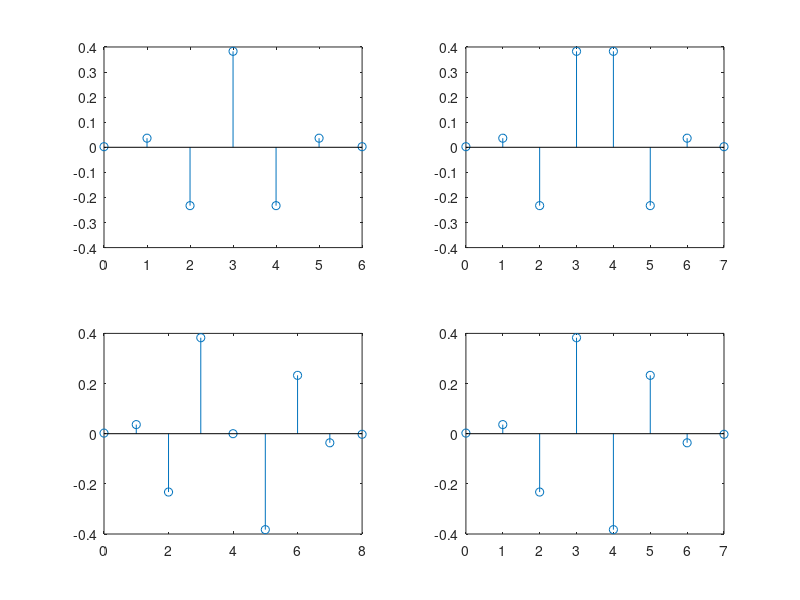
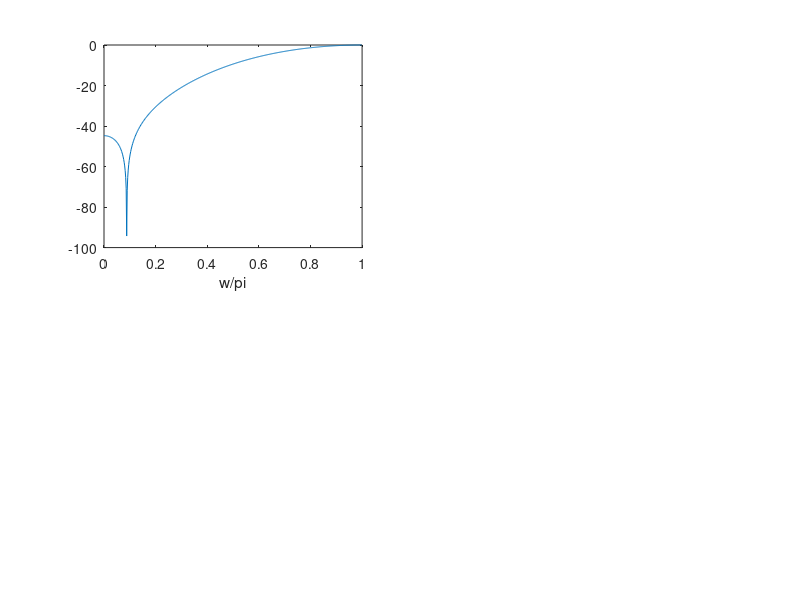

MATLAB code to generate these figures, in order: (Note: this script raises an error after producing the figures.)
%% Exercise 1

h0 = 0.0024; h1 = 0.0363; h2 = -0.2327; h3 = 0.3827;
h = [h0 h1 h2 h3];

figure(1)
% Type 1
h1 = [h fliplr(h(1:end-1))];
subplot(221)
stem([0:6],h1);

% Type 2
h2 = [h fliplr(h)];
subplot(222)
stem([0:7],h2)

% Type 3
h3 = [h 0 -fliplr(h)];
subplot(223)
stem([0:8],h3)

% Type 4
h4 = [h -fliplr(h)];
subplot(224)
stem([0:7],h4)

%% Exercise 2

[H1,w] = freqz(h1,1);
[H2,w] = freqz(h2,1);
[H3,w] = freqz(h3,1);
[H4,w] = freqz(h4,1);

figure(2)
subplot(221)
title('Type I frequency response')
plot(w/pi,20*log10(abs(H1)/max(abs(H1))))
xlabel('w/pi')
yline(-35)
xline(0.12)
ylabel('dB')
grid()
legend('Normalized frequency response type I')

subplot(222)
title('Type II frequency response')
plot(w/pi,20*log10(abs(H2)/max(abs(H2))))
xlabel('w/pi')
ylabel('dB')
yline(-35)
xline(0.12)
grid()
legend('Normalized frequency response type II')

subplot(223)
title('Type III frequency response')
plot(w/pi,20*log10(abs(H3)/max(abs(H3))))
xlabel('w/pi')
ylabel('dB')
yline(-35)
xline(0.12)
grid()
legend('Normalized frequency response type III')

subplot(224)
title('Type IV frequency response')
plot(w/pi,20*log10(abs(H4)/max(abs(H4))))
xlabel('w/pi')
ylabel('dB')
yline(-35)
xline(0.12)
grid()
legend('Normalized frequency response type IV')


%% Exercise 3
N = 400;
m = 0:N-1;

x1 = cos(0.12*pi*m);
[X1 w] = freqz(x1,1);

% figure(3)
% plot(w/pi,abs(X1))
% hold on
% plot(w/pi,20*log10(abs(H1)/max(abs(H1))))
% plot(w/pi,20*log10(abs(H2)/max(abs(H2))))
% plot(w/pi,20*log10(abs(H3)/max(abs(H3))))
% plot(w/pi,20*log10(abs(H4)/max(abs(H4))))
% yline(-35)
% hold off
% legend('X1','H1','H2','H3','H4')

y1 = filter(h1,1,x1);

figure(3)
sgtitle('Output y1[m] and x1[m]')
subplot(211)
stem(m,y1)
xlabel('m')
ylabel('y1[m]')
subplot(212)
stem(m,x1)
xlabel('m')
ylabel('x1[m]')

%% Exercise 4

O = 500;
wc = 0.12;
delta = 0.05;
[b1 a1] = fir1(O,[wc-delta wc+delta],"stop");
[B1,w] = freqz(b1,1);

figure(4)
title('Stopbandfilter')
plot(w/pi,20*log10(abs(B1)/max(abs(B1))))
xline(0.12)
yline(-60)

%% Exercise 5

y2 = filter(b1,1,x1);

figure(5)
title('Output y2[m] using the stopbandfilter')
stem(m,y2)
hold on
stem(m,x1)
hold off
xlabel('m')
ylabel('y2[m]')
grid()


